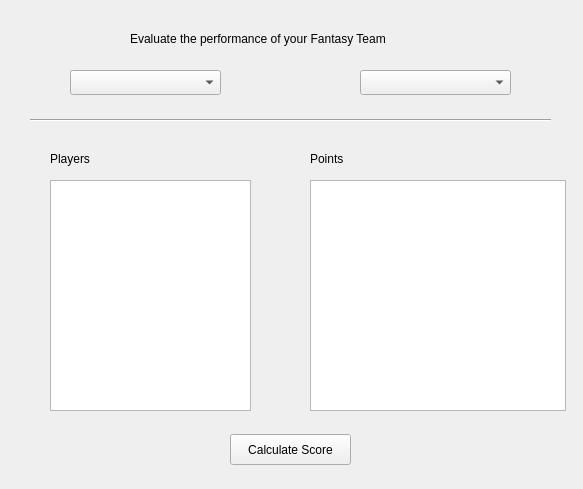
<?xml version="1.0" encoding="UTF-8"?>
<ui version="4.0">
 <class>Form</class>
 <widget class="QWidget" name="Form">
  <property name="geometry">
   <rect>
    <x>0</x>
    <y>0</y>
    <width>583</width>
    <height>489</height>
   </rect>
  </property>
  <property name="windowTitle">
   <string>Dream League</string>
  </property>
  <widget class="QLabel" name="label1">
   <property name="geometry">
    <rect>
     <x>130</x>
     <y>30</y>
     <width>331</width>
     <height>17</height>
    </rect>
   </property>
   <property name="text">
    <string>Evaluate the performance of your Fantasy Team</string>
   </property>
  </widget>
  <widget class="QComboBox" name="box1">
   <property name="geometry">
    <rect>
     <x>70</x>
     <y>70</y>
     <width>151</width>
     <height>25</height>
    </rect>
   </property>
  </widget>
  <widget class="QComboBox" name="box2">
   <property name="geometry">
    <rect>
     <x>360</x>
     <y>70</y>
     <width>151</width>
     <height>25</height>
    </rect>
   </property>
  </widget>
  <widget class="Line" name="line">
   <property name="geometry">
    <rect>
     <x>30</x>
     <y>110</y>
     <width>521</width>
     <height>20</height>
    </rect>
   </property>
   <property name="orientation">
    <enum>Qt::Horizontal</enum>
   </property>
  </widget>
  <widget class="QLabel" name="label">
   <property name="geometry">
    <rect>
     <x>50</x>
     <y>150</y>
     <width>67</width>
     <height>17</height>
    </rect>
   </property>
   <property name="text">
    <string>Players</string>
   </property>
  </widget>
  <widget class="QLabel" name="label_2">
   <property name="geometry">
    <rect>
     <x>310</x>
     <y>150</y>
     <width>67</width>
     <height>17</height>
    </rect>
   </property>
   <property name="text">
    <string>Points</string>
   </property>
  </widget>
  <widget class="QListWidget" name="list1">
   <property name="geometry">
    <rect>
     <x>50</x>
     <y>180</y>
     <width>201</width>
     <height>231</height>
    </rect>
   </property>
  </widget>
  <widget class="QListWidget" name="list2">
   <property name="geometry">
    <rect>
     <x>310</x>
     <y>180</y>
     <width>256</width>
     <height>231</height>
    </rect>
   </property>
  </widget>
  <widget class="QPushButton" name="score">
   <property name="geometry">
    <rect>
     <x>230</x>
     <y>434</y>
     <width>121</width>
     <height>31</height>
    </rect>
   </property>
   <property name="text">
    <string>Calculate Score</string>
   </property>
  </widget>
 </widget>
 <resources/>
 <connections/>
</ui>
